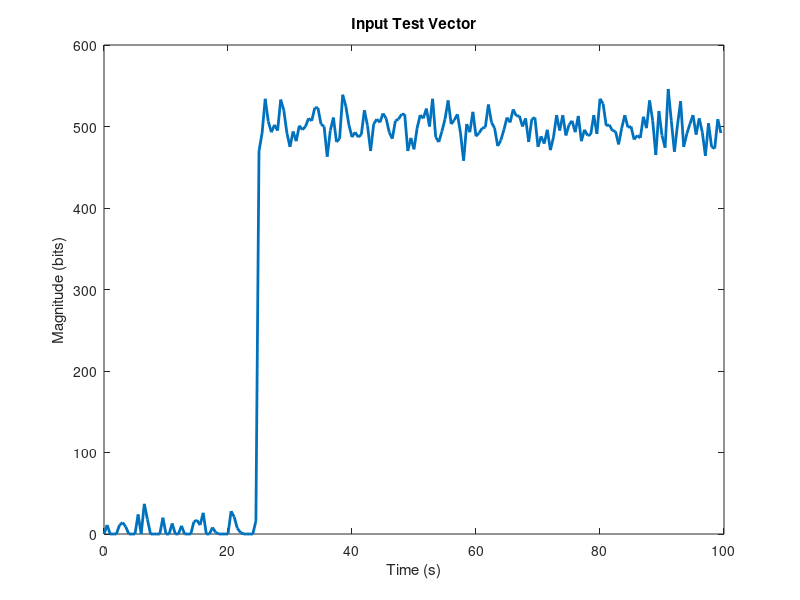

Here is the MATLAB script that generated this plot:
test_vector = [0,11,0,0,0,11,14,9,0,0,0,24,0,37,18,0,0,0,0,20,...
0,0,13,0,0,10,0,0,0,15,17,11,26,0,0,8,2,0,0,0,...
0,28,21,7,2,0,0,0,0,16,470,492,534,506,493,502,495,533,520,492,...
475,494,482,501,496,500,510,507,523,523,503,500,463,495,511,481,485,539,525,502,...
487,493,487,490,520,501,470,503,509,505,516,510,493,485,507,509,515,515,470,486,...
472,498,514,510,522,500,534,487,481,494,509,532,503,508,515,492,458,503,493,518,...
488,492,498,499,527,505,498,476,483,496,511,505,521,513,513,500,510,481,509,511,...
475,488,479,496,471,487,514,495,514,489,502,507,493,513,482,496,489,490,514,491,...
534,528,501,502,495,494,478,498,514,499,500,484,489,486,512,498,532,507,465,519,...
489,474,546,507,469,502,531,475,491,503,514,490,510,493,464,504,475,473,509,492,...
];
Ts = 0.5;                            % sample at 2 Hz
tt = (0:(length(test_vector)-1))*Ts; % get the time for each sample
h = figure;
plot( tt, test_vector, 'LineWidth', 2);
% add notations to the plot
title('Input Test Vector')
ylabel('Magnitude (bits)')
xlabel('Time (s)')
print(h,'-dpng','-color','input.png')


